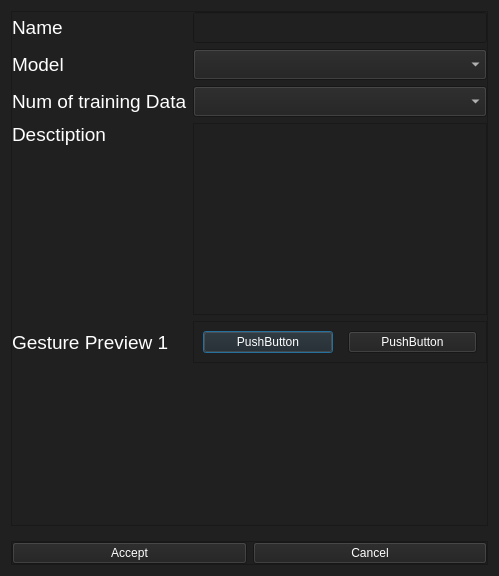
<?xml version="1.0" encoding="UTF-8"?>
<ui version="4.0">
 <class>Dialog</class>
 <widget class="QDialog" name="Dialog">
  <property name="geometry">
   <rect>
    <x>0</x>
    <y>0</y>
    <width>499</width>
    <height>576</height>
   </rect>
  </property>
  <property name="sizePolicy">
   <sizepolicy hsizetype="Fixed" vsizetype="Fixed">
    <horstretch>0</horstretch>
    <verstretch>0</verstretch>
   </sizepolicy>
  </property>
  <property name="windowTitle">
   <string>Dialog</string>
  </property>
  <property name="styleSheet">
   <string notr="true">background-color: rgb(32, 32, 32); color: #ffffff</string>
  </property>
  <layout class="QVBoxLayout" name="verticalLayout">
   <property name="spacing">
    <number>15</number>
   </property>
   <item>
    <widget class="QFrame" name="frame">
     <property name="sizePolicy">
      <sizepolicy hsizetype="Preferred" vsizetype="Expanding">
       <horstretch>0</horstretch>
       <verstretch>0</verstretch>
      </sizepolicy>
     </property>
     <property name="frameShape">
      <enum>QFrame::StyledPanel</enum>
     </property>
     <property name="frameShadow">
      <enum>QFrame::Raised</enum>
     </property>
     <layout class="QGridLayout" name="gridLayout">
      <property name="leftMargin">
       <number>0</number>
      </property>
      <property name="topMargin">
       <number>0</number>
      </property>
      <property name="rightMargin">
       <number>0</number>
      </property>
      <property name="bottomMargin">
       <number>0</number>
      </property>
      <item row="2" column="1">
       <widget class="QComboBox" name="cbModelGestD">
        <property name="font">
         <font>
          <pointsize>14</pointsize>
         </font>
        </property>
       </widget>
      </item>
      <item row="4" column="1">
       <widget class="QPlainTextEdit" name="descGestD">
        <property name="sizePolicy">
         <sizepolicy hsizetype="Preferred" vsizetype="Preferred">
          <horstretch>0</horstretch>
          <verstretch>0</verstretch>
         </sizepolicy>
        </property>
        <property name="font">
         <font>
          <pointsize>14</pointsize>
         </font>
        </property>
       </widget>
      </item>
      <item row="1" column="1">
       <widget class="QLineEdit" name="nameGestD">
        <property name="font">
         <font>
          <pointsize>14</pointsize>
         </font>
        </property>
       </widget>
      </item>
      <item row="2" column="0">
       <widget class="QLabel" name="label_4">
        <property name="sizePolicy">
         <sizepolicy hsizetype="Fixed" vsizetype="Preferred">
          <horstretch>0</horstretch>
          <verstretch>0</verstretch>
         </sizepolicy>
        </property>
        <property name="font">
         <font>
          <pointsize>14</pointsize>
         </font>
        </property>
        <property name="text">
         <string>Model</string>
        </property>
       </widget>
      </item>
      <item row="5" column="0">
       <widget class="QLabel" name="label_5">
        <property name="font">
         <font>
          <pointsize>14</pointsize>
         </font>
        </property>
        <property name="text">
         <string>Gesture Preview 1</string>
        </property>
       </widget>
      </item>
      <item row="1" column="0">
       <widget class="QLabel" name="label">
        <property name="font">
         <font>
          <pointsize>14</pointsize>
         </font>
        </property>
        <property name="text">
         <string>Name</string>
        </property>
       </widget>
      </item>
      <item row="3" column="0">
       <widget class="QLabel" name="label_3">
        <property name="sizePolicy">
         <sizepolicy hsizetype="Fixed" vsizetype="Preferred">
          <horstretch>0</horstretch>
          <verstretch>0</verstretch>
         </sizepolicy>
        </property>
        <property name="font">
         <font>
          <pointsize>14</pointsize>
         </font>
        </property>
        <property name="text">
         <string>Num of training Data</string>
        </property>
       </widget>
      </item>
      <item row="4" column="0">
       <widget class="QLabel" name="label_2">
        <property name="sizePolicy">
         <sizepolicy hsizetype="Fixed" vsizetype="Preferred">
          <horstretch>0</horstretch>
          <verstretch>0</verstretch>
         </sizepolicy>
        </property>
        <property name="font">
         <font>
          <pointsize>14</pointsize>
         </font>
        </property>
        <property name="text">
         <string>Desctiption</string>
        </property>
        <property name="alignment">
         <set>Qt::AlignLeading|Qt::AlignLeft|Qt::AlignTop</set>
        </property>
       </widget>
      </item>
      <item row="3" column="1">
       <widget class="QComboBox" name="cbDataGestD">
        <property name="font">
         <font>
          <pointsize>14</pointsize>
         </font>
        </property>
       </widget>
      </item>
      <item row="6" column="0">
       <spacer name="verticalSpacer">
        <property name="orientation">
         <enum>Qt::Vertical</enum>
        </property>
        <property name="sizeHint" stdset="0">
         <size>
          <width>20</width>
          <height>40</height>
         </size>
        </property>
       </spacer>
      </item>
      <item row="5" column="1">
       <widget class="QFrame" name="frame_5">
        <property name="styleSheet">
         <string notr="true">color: #ffffff</string>
        </property>
        <property name="frameShape">
         <enum>QFrame::StyledPanel</enum>
        </property>
        <property name="frameShadow">
         <enum>QFrame::Raised</enum>
        </property>
        <layout class="QHBoxLayout" name="horizontalLayout_5">
         <property name="spacing">
          <number>15</number>
         </property>
         <item>
          <widget class="QPushButton" name="pushButton">
           <property name="text">
            <string>PushButton</string>
           </property>
          </widget>
         </item>
         <item>
          <widget class="QPushButton" name="pushButton_2">
           <property name="text">
            <string>PushButton</string>
           </property>
          </widget>
         </item>
        </layout>
       </widget>
      </item>
     </layout>
    </widget>
   </item>
   <item>
    <widget class="QFrame" name="frame_2">
     <property name="frameShape">
      <enum>QFrame::StyledPanel</enum>
     </property>
     <property name="frameShadow">
      <enum>QFrame::Raised</enum>
     </property>
     <layout class="QHBoxLayout" name="horizontalLayout">
      <property name="leftMargin">
       <number>0</number>
      </property>
      <property name="topMargin">
       <number>0</number>
      </property>
      <property name="rightMargin">
       <number>0</number>
      </property>
      <property name="bottomMargin">
       <number>0</number>
      </property>
      <item>
       <widget class="QPushButton" name="acceptBtn">
        <property name="text">
         <string>Accept</string>
        </property>
       </widget>
      </item>
      <item>
       <widget class="QPushButton" name="rejectBtn">
        <property name="text">
         <string>Cancel</string>
        </property>
       </widget>
      </item>
     </layout>
    </widget>
   </item>
  </layout>
 </widget>
 <resources/>
 <connections/>
</ui>
